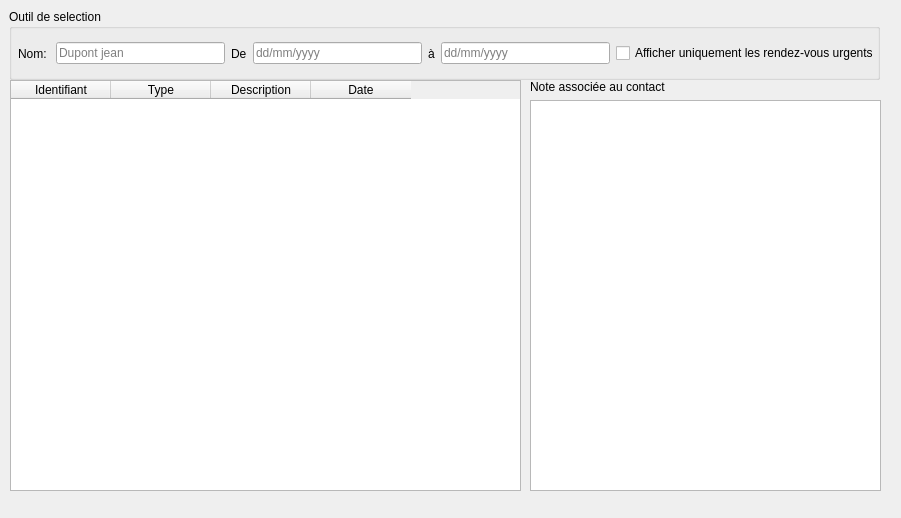
<?xml version="1.0" encoding="UTF-8"?>
<ui version="4.0">
 <class>TodoDialog</class>
 <widget class="QDialog" name="TodoDialog">
  <property name="geometry">
   <rect>
    <x>0</x>
    <y>0</y>
    <width>901</width>
    <height>518</height>
   </rect>
  </property>
  <property name="minimumSize">
   <size>
    <width>901</width>
    <height>518</height>
   </size>
  </property>
  <property name="maximumSize">
   <size>
    <width>901</width>
    <height>518</height>
   </size>
  </property>
  <property name="windowTitle">
   <string>Dialog</string>
  </property>
  <widget class="QGroupBox" name="groupBox">
   <property name="geometry">
    <rect>
     <x>9</x>
     <y>9</y>
     <width>871</width>
     <height>71</height>
    </rect>
   </property>
   <property name="title">
    <string>Outil de selection</string>
   </property>
   <widget class="QWidget" name="horizontalLayoutWidget">
    <property name="geometry">
     <rect>
      <x>9</x>
      <y>29</y>
      <width>861</width>
      <height>31</height>
     </rect>
    </property>
    <layout class="QHBoxLayout" name="horizontalLayout">
     <item>
      <widget class="QLabel" name="contactNameLabel">
       <property name="text">
        <string>Nom: </string>
       </property>
      </widget>
     </item>
     <item>
      <widget class="QLineEdit" name="contactNameBox">
       <property name="placeholderText">
        <string>Dupont jean</string>
       </property>
      </widget>
     </item>
     <item>
      <widget class="QLabel" name="fromlabel">
       <property name="text">
        <string>De</string>
       </property>
      </widget>
     </item>
     <item>
      <widget class="QLineEdit" name="fromEditBox">
       <property name="placeholderText">
        <string>dd/mm/yyyy</string>
       </property>
      </widget>
     </item>
     <item>
      <widget class="QLabel" name="toLabel">
       <property name="text">
        <string>à</string>
       </property>
      </widget>
     </item>
     <item>
      <widget class="QLineEdit" name="toEditBox">
       <property name="placeholderText">
        <string>dd/mm/yyyy</string>
       </property>
      </widget>
     </item>
     <item>
      <widget class="QCheckBox" name="urgentOnly">
       <property name="text">
        <string>Afficher uniquement les rendez-vous urgents</string>
       </property>
      </widget>
     </item>
    </layout>
   </widget>
  </widget>
  <widget class="QTableWidget" name="tableWidget">
   <property name="geometry">
    <rect>
     <x>10</x>
     <y>80</y>
     <width>511</width>
     <height>411</height>
    </rect>
   </property>
   <property name="sortingEnabled">
    <bool>true</bool>
   </property>
   <column>
    <property name="text">
     <string>Identifiant</string>
    </property>
   </column>
   <column>
    <property name="text">
     <string>Type</string>
    </property>
   </column>
   <column>
    <property name="text">
     <string>Description</string>
    </property>
   </column>
   <column>
    <property name="text">
     <string>Date</string>
    </property>
   </column>
  </widget>
  <widget class="QWidget" name="verticalLayoutWidget">
   <property name="geometry">
    <rect>
     <x>530</x>
     <y>80</y>
     <width>351</width>
     <height>411</height>
    </rect>
   </property>
   <layout class="QVBoxLayout" name="verticalLayout">
    <item>
     <widget class="QLabel" name="aboutContactLabel">
      <property name="text">
       <string>Note associée au contact</string>
      </property>
     </widget>
    </item>
    <item>
     <widget class="QPlainTextEdit" name="viewNoteText"/>
    </item>
   </layout>
  </widget>
 </widget>
 <resources/>
 <connections/>
</ui>
